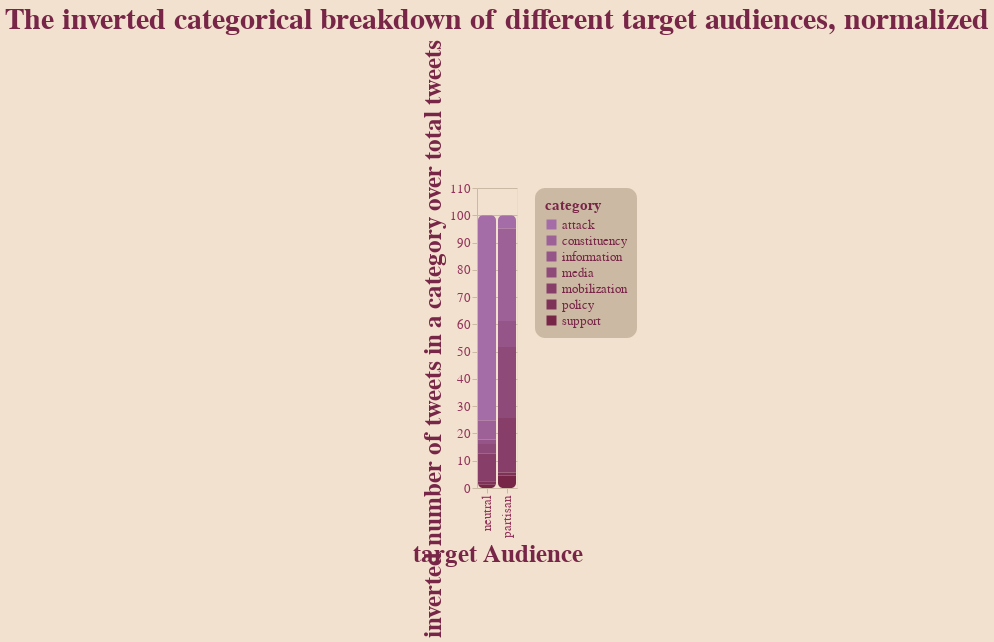

Notebook code cell kept with this figure:
### Markdown cell above
and to top it all off, I though why not just Frankenstien the last two graphs together, so I had the inverted number of tweets of a certain category, in a certain target audience as a percentage out of the sum of all the inverted numbers of tweets in these categories. **PERFECT**

secretive: check
miselading and overly long titles: check
making the wrong assumptions easy and intuitive to assume: check
difficult to get the actual data from the graph: CHECK!

This graph perfectly combines all the terrible ppractices of rendering data into one, horrible, impossiblly challenging data visualization. **ENJOY!**

### Code cell
equal_misleading = chart.mark_bar().encode (
    alt.X( "bias-trun", title="target Audience"  ),
    alt.Y( "invert-perc", title="inverted number of tweets in a category over total tweets"),
    alt.Color( "category" )
).properties(
    title="The inverted categorical breakdown of different target audiences, normalized"
)

apply_all(equal_misleading, pallet)

### Figure 1 — Vega-Lite specification as saved in the notebook (floating-point values rounded to 4 significant figures)
{"config": {"view": {"continuousWidth": 400, "continuousHeight": 300}, "axis": {"domainColor": "#CCB9A3", "gridColor": "#CCB9A3", "labelColor": "#94345C", "labelFontSize": 13, "tickColor": "#CCB9A3", "titleColor": "#782648", "titleFontSize": 25}, "background": "#F2E1CE", "bar": {"cornerRadius": 5}, "font": "DINCondensed-Bold", "legend": {"cornerRadius": 10, "fillColor": "#CCB9A3", "labelColor": "#782648", "labelFontSize": 13, "padding": 10, "titleColor": "#782648", "titleFontSize": 15}, "range": {"category": ["#A46DA8", "#9D6198", "#955588", "#8E4A78", "#873E68", "#7F3258", "#782648"]}, "title": {"color": "#782648", "fontSize": 30}}, "data": {"name": "data-b18f56463b49e574ace535444f5bfcab"}, "mark": "bar", "encoding": {"color": {"field": "category", "type": "nominal"}, "x": {"field": "bias-trun", "title": "target Audience", "type": "nominal"}, "y": {"field": "invert-perc", "title": "inverted number of tweets in a category over total tweets", "type": "quantitative"}}, "title": "The inverted categorical breakdown of different target audiences, normalized", "$schema": "https://vega.github.io/schema/vega-lite/v4.17.0.json", "datasets": {"data-b18f56463b49e574ace535444f5bfcab": [{"bias-trun": "partisan", "category": "policy", "value": 706, "perc": 58.35, "invert": 0.001416, "invert-perc": 1.105, "Unnamed: 6": null, "Unnamed: 7": null, "Unnamed: 8": null, "Unnamed: 9": null}, {"bias-trun": "partisan", "category": "attack", "value": 160, "perc": 13.22, "invert": 0.00625, "invert-perc": 4.875, "Unnamed: 6": null, "Unnamed: 7": null, "Unnamed: 8": null, "Unnamed: 9": null}, {"bias-trun": "partisan", "category": "information", "value": 82, "perc": 6.777, "invert": 0.0122, "invert-perc": 9.513, "Unnamed: 6": null, "Unnamed: 7": null, "Unnamed: 8": "total=", "Unnamed: 9": 5000.0}, {"bias-trun": "partisan", "category": "mobilization", "value": 39, "perc": 3.223, "invert": 0.02564, "invert-perc": 20.0, "Unnamed: 6": null, "Unnamed: 7": null, "Unnamed: 8": "partisan total=", "Unnamed: 9": 1210.0}, {"bias-trun": "partisan", "category": "support", "value": 170, "perc": 14.05, "invert": 0.005882, "invert-perc": 4.589, "Unnamed: 6": null, "Unnamed: 7": null, "Unnamed: 8": "neutral total=", "Unnamed: 9": 2499.0}, {"bias-trun": "partisan", "category": "constituency", "value": 23, "perc": 1.901, "invert": 0.04348, "invert-perc": 33.92, "Unnamed: 6": null, "Unnamed: 7": null, "Unnamed: 8": null, "Unnamed: 9": null}, {"bias-trun": "partisan", "category": "media", "value": 30, "perc": 2.479, "invert": 0.03333, "invert-perc": 26.0, "Unnamed: 6": null, "Unnamed: 7": null, "Unnamed: 8": "total-inv", "Unnamed: 9": 0.239}, {"bias-trun": "neutral", "category": "policy", "value": 705, "perc": 28.21, "invert": 0.001418, "invert-perc": 1.281, "Unnamed: 6": null, "Unnamed: 7": null, "Unnamed: 8": "partisan inv", "Unnamed: 9": 0.1282}, {"bias-trun": "neutral", "category": "attack", "value": 12, "perc": 0.4802, "invert": 0.08333, "invert-perc": 75.23, "Unnamed: 6": null, "Unnamed: 7": null, "Unnamed: 8": "neutral inv", "Unnamed: 9": 0.1108}, {"bias-trun": "neutral", "category": "information", "value": 565, "perc": 22.61, "invert": 0.00177, "invert-perc": 1.598, "Unnamed: 6": null, "Unnamed: 7": null, "Unnamed: 8": null, "Unnamed: 9": null}, {"bias-trun": "neutral", "category": "mobilization", "value": 90, "perc": 3.601, "invert": 0.01111, "invert-perc": 10.03, "Unnamed: 6": null, "Unnamed: 7": null, "Unnamed: 8": null, "Unnamed: 9": null}, {"bias-trun": "neutral", "category": "support", "value": 751, "perc": 30.05, "invert": 0.001332, "invert-perc": 1.202, "Unnamed: 6": null, "Unnamed: 7": null, "Unnamed: 8": null, "Unnamed: 9": null}, {"bias-trun": "neutral", "category": "constituency", "value": 129, "perc": 5.162, "invert": 0.007752, "invert-perc": 6.999, "Unnamed: 6": null, "Unnamed: 7": null, "Unnamed: 8": null, "Unnamed: 9": null}, {"bias-trun": "neutral", "category": "media", "value": 247, "perc": 9.884, "invert": 0.004049, "invert-perc": 3.655, "Unnamed: 6": null, "Unnamed: 7": null, "Unnamed: 8": null, "Unnamed: 9": null}]}}
